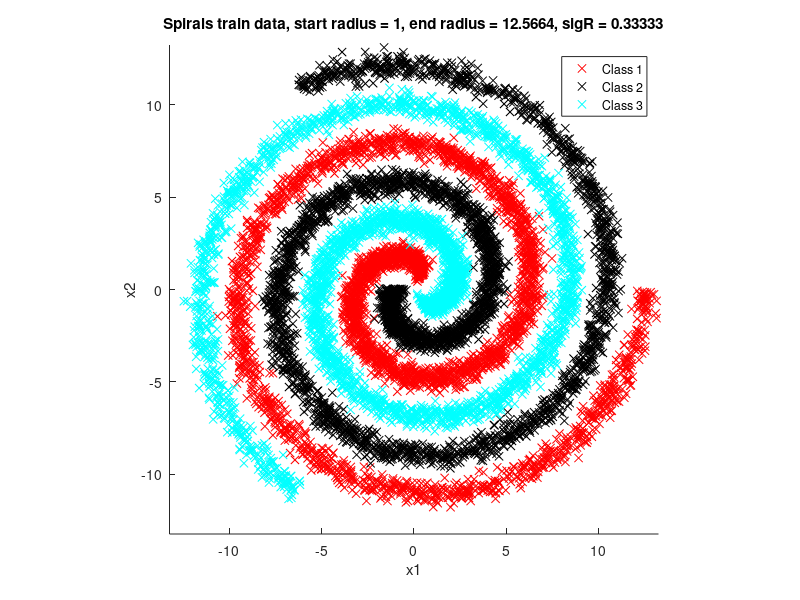
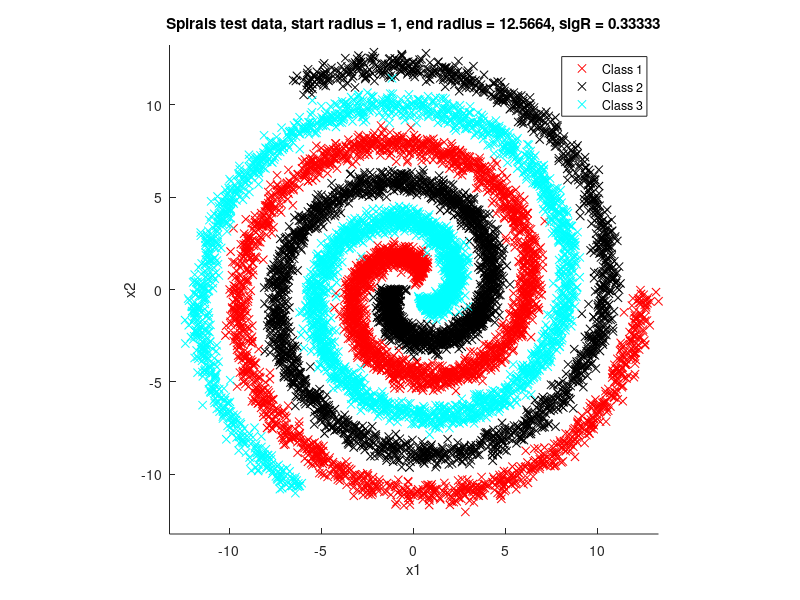

The MATLAB source for these figures, in order:
function [XTrain,YTrain,XTest,YTest] = genSpiralsData(NTrain,NTest,nClasses,startRadius,endRadius,sigR,bPlot,dims)

if ~exist('NTrain','var') || isempty(NTrain)
    NTrain = 10000;
end

if ~exist('NTest','var') || isempty(NTest)
    NTest = 10000;
end

if ~exist('nClasses','var') || isempty(nClasses)
    nClasses = 3;
end

if ~exist('startRadius','var') || isempty(startRadius)
    startRadius = 1;
end

if ~exist('endRadius','var') || isempty(endRadius)
    endRadius = 4*pi;
end

if ~exist('sigR','var') || isempty(sigR)
    sigR = 1/nClasses;
end

if ~exist('bPlot','var') || isempty(bPlot)
    bPlot = true;
end

if ~exist('dims','var') || isempty(dims)
    dims = 2;
end

NTotal = NTrain+NTest;

cutOffs = (1/nClasses):(1/nClasses):((nClasses-1)/nClasses);

YVec = 1+sum(bsxfun(@gt,rand(NTotal,1),cutOffs),2);
Y = false(NTotal,nClasses);
for n=1:size(Y,2)
    Y(YVec==n,n) = true;
end

thetaVals = startRadius+(endRadius-startRadius).*rand(NTotal,1);
rVals = thetaVals+randn(NTotal,1).*sigR;

for n=2:size(Y,2)
    thetaVals(Y(:,n))=thetaVals(Y(:,n))+2*pi*(n-1)/size(Y,2);
end

if dims<3
    X = [rVals.*cos(thetaVals), rVals.*sin(thetaVals)];
else
    phiVals = [2*pi*rand(NTotal,dims-2),thetaVals];
    X = bsxfun(@times,rVals,[cos(phiVals(:,1)),cumprod(sin(phiVals(:,1:end-1)),2).*cos(phiVals(:,2:end)),prod(sin(phiVals),2)]);
    X = X(:,end:-1:1);
end

XTrain = X(1:NTrain,:);
XTest = X((NTrain+1):end,:);
YTrain = Y(1:NTrain,:);
YTest = Y((NTrain+1):end,:);

%XTrain = [XTrain,XTrain(:,2)+XTrain(:,3)];
%XTest = [XTest,XTest(:,2)+XTest(:,3)];

if bPlot
    
    colors = {'b','r','k','c','g','y','m'};
    
    figure
    hold on
    for n=1:size(YTrain,2)
        if dims>=3
            plot3(XTrain(YTrain(:,n),1),XTrain(YTrain(:,n),2),XTrain(YTrain(:,n),3),[colors{mod(n,numel(colors))+1} 'x']);
        else
            plot(XTrain(YTrain(:,n),1),XTrain(YTrain(:,n),2),[colors{mod(n,numel(colors))+1} 'x']);
        end
    end
    title(['Spirals train data, start radius = ' num2str(startRadius) ', end radius = ' num2str(endRadius) ', sigR = ' num2str(sigR)]);
    xlabel('x1')
    ylabel('x2')    
    legendLabels = cell(size(YTrain,2),1);
    for n=1:size(YTrain,2);
        legendLabels{n} = ['Class ' num2str(n)];
    end    
    legend(legendLabels{:})
    axis square
    axis([min(min(XTrain(:,1)),-(1*endRadius+2*sigR)),max(max(XTrain(:,1)),(1*endRadius+2*sigR)),min(min(XTrain(:,2)),-(1*endRadius+2*sigR)),max(max(XTrain(:,2)),(1*endRadius+2*sigR))]);
    
    figure
    hold on
    for n=1:size(YTest,2)
        if dims>=3
            plot3(XTest(YTest(:,n),1),XTest(YTest(:,n),2),XTest(YTest(:,n),3),[colors{mod(n,numel(colors))+1} 'x']);
        else
            plot(XTest(YTest(:,n),1),XTest(YTest(:,n),2),[colors{mod(n,numel(colors))+1} 'x']);
        end
    end
    title(['Spirals test data, start radius = ' num2str(startRadius) ', end radius = ' num2str(endRadius) ', sigR = ' num2str(sigR)]);
    xlabel('x1')
    ylabel('x2')
    legend(legendLabels{:})
    axis square
    axis([min(min(XTest(:,1)),-(1*endRadius+2*sigR)),max(max(XTest(:,1)),(1*endRadius+2*sigR)),min(min(XTest(:,2)),-(1*endRadius+2*sigR)),max(max(XTest(:,2)),(1*endRadius+2*sigR))]);
end

YTrain = sum(bsxfun(@times,1:size(YTrain,2),YTrain),2);
YTest = sum(bsxfun(@times,1:size(YTest,2),YTest),2);

end
    


